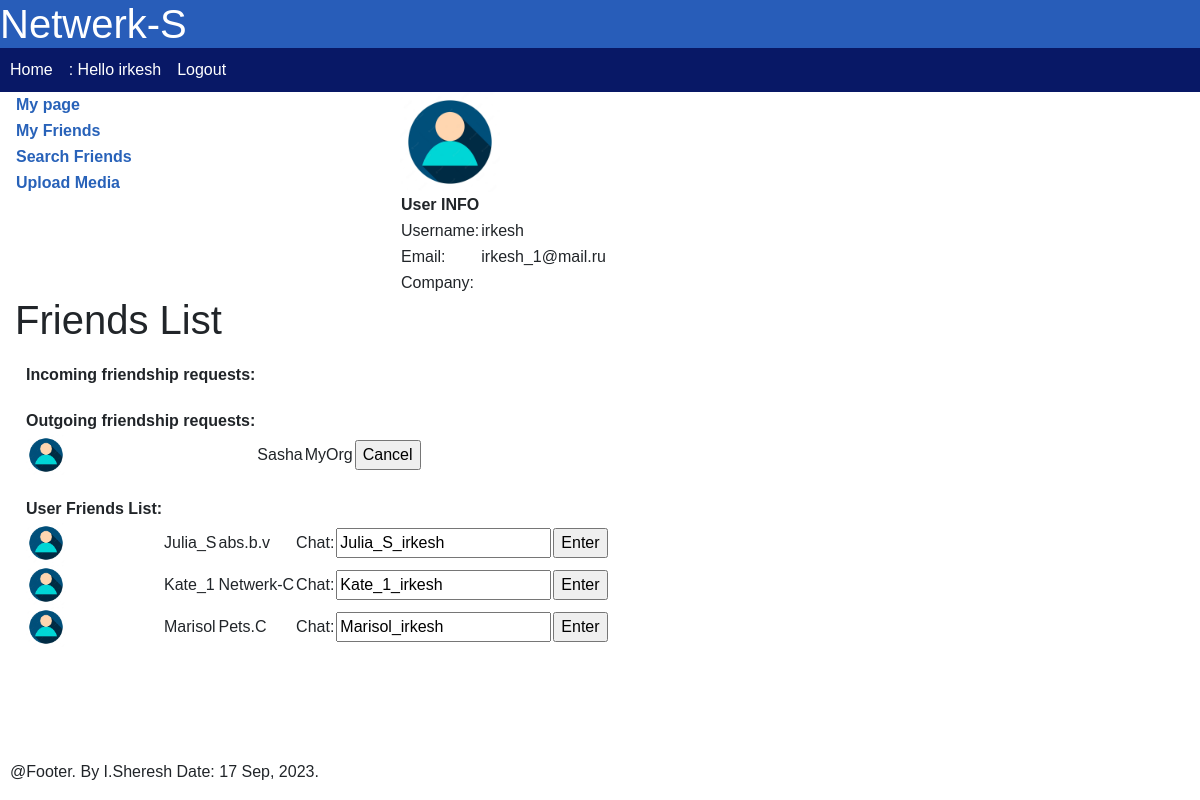
The page /list_friends/ (signed in) on the database as committed earlier.
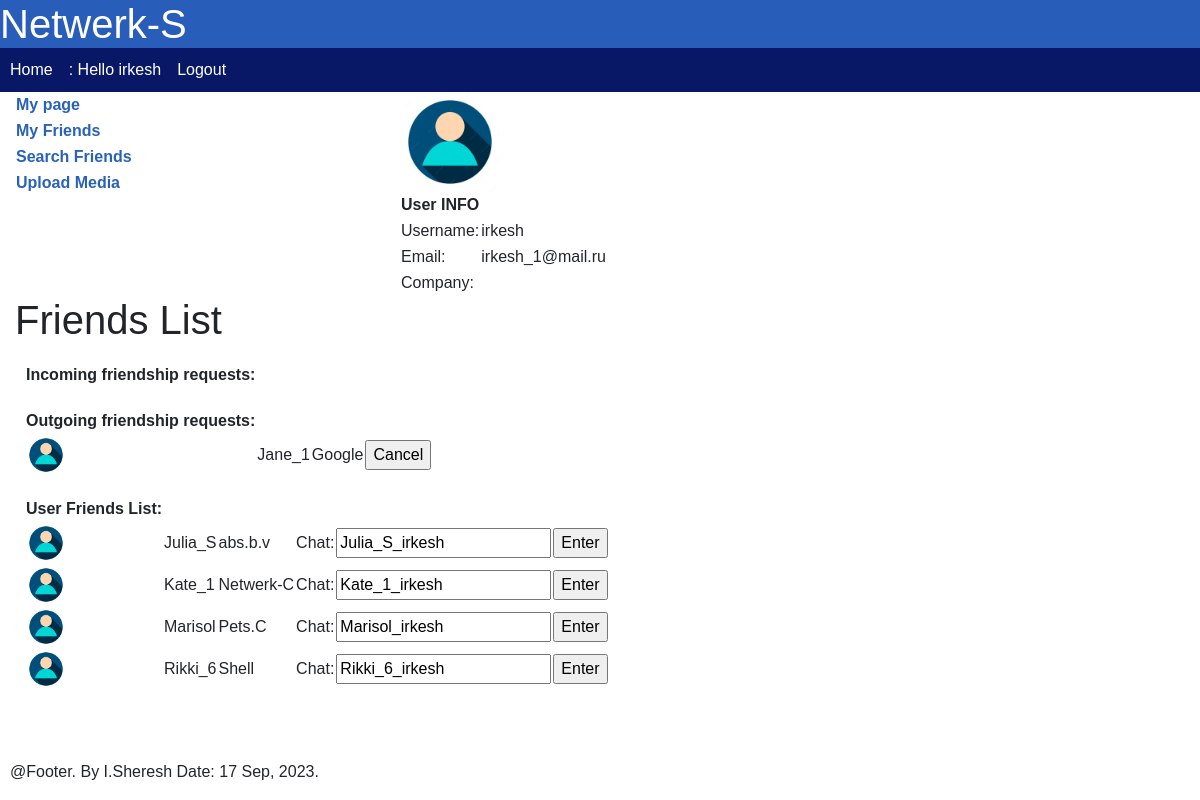
The same page on the database as committed later.
### social/models.py (models this page shows, shortened)
class AppUser(models.Model):
    user = models.OneToOneField(User, on_delete=models.CASCADE)
    bio = models.TextField(blank=True)
    profileimg = models.ImageField(upload_to='profile_images', default='blank-profile-picture.png')
    organisation = models.CharField(max_length=256, null=True, blank=True)
    location = models.CharField(max_length=100, blank=True)
    friends = models.ManyToManyField('self', blank=True, symmetrical=False)

### social/views.py (the view)
# urls.py: path('list_friends/', views.appFriendsList, name='list_friends'),
def appFriendsList(request):
    current_user_id = request.user.id
    friendships = Friendship.objects.filter(
        Q(sender_id=current_user_id, status__iexact="accepted") |
        Q(receiver_id=current_user_id, status__iexact="accepted")
    )
    accepted_other_user_ids = []
    for friendship in friendships:
        if friendship.sender_id != current_user_id:
            accepted_other_user_ids.append(friendship.sender_id)
        if friendship.receiver_id != current_user_id:
            accepted_other_user_ids.append(friendship.receiver_id)
    accepted_other_user_ids = list(set(accepted_other_user_ids))
    pending_friendship_invitations = Friendship.objects.filter(
        Q(receiver_id=current_user_id, status__iexact="pending")
    )
    pending_recieved_from_other_user_ids = []
    for pending_friendship_invitation in pending_friendship_invitations:
        pending_recieved_from_other_user_ids.append(pending_friendship_invitation.sender_id)
    pending_recieved_from_other_user_ids = list(set(pending_recieved_from_other_user_ids))
    pending_friendship_requests = Friendship.objects.filter(
        Q(sender_id=current_user_id, status__iexact="pending")
    )
    pending_requested_to_other_user_ids = []
    for pending_friendship_request in pending_friendship_requests:
        pending_requested_to_other_user_ids.append(pending_friendship_request.receiver_id)
    pending_requested_to_other_user_ids = list(set(pending_requested_to_other_user_ids))
    fiends_appUsers = AppUser.objects.filter(id__in=accepted_other_user_ids)
    current_user_id = request.user.id
    pending_friend_requests = AppUser.objects.filter(id__in=pending_requested_to_other_user_ids)
    pending_friend_invitations = AppUser.objects.filter(id__in=pending_recieved_from_other_user_ids)
    return render(request, 'social/list_friends.html', {'friends': fiends_appUsers, 'pending_friend_requests': pending_friend_requests, 'pending_friend_invitations': pending_friend_invitations})

### social/templatetags/my_tags.py (called while the page is built)
@register.simple_tag
def todays_date():
    return datetime.datetime.now().strftime("%d %b, %Y")

### social/templates/social/list_friends.html (shortened to what this page needs)
{% extends "./base.html" %}
{% load bootstrap4 %}
{% block content %}
<h1>Friends List </h1>
  {% if not pending_friend_invitations.empty %}
      <div class="friend-block">
      <table>
        <tr><th>Incoming friendship requests:</th></tr>
      </table>
    </div>
    {% endif %}
    {% if not pending_friend_requests.empty %}
    <div class="friend-block">
    <table>
      <tr><th>Outgoing friendship requests:</th></tr>
      {% for pending_friend in pending_friend_requests %}
      <tr>
          {% if pending_friend.user != user%}
          <td><img src="../static/media/user_placeholder.jpg" alt="Avatar" width="40px" height="40px"></td>
          <td>{{pending_friend.user.username}}</td>
          <td>{{pending_friend.organisation}}</td>
          <td>
            <form method="post" action="{% url 'cancel_friend_request' pending_friend.id %}">
                <input type="submit" value="Cancel">
            </form>
          </td>
          {%endif %}
      </tr>
      {% endfor %}
    </table>
  </div>
  {% endif %}
    {% if not friends.empty %}
  <div class="friend-block">
    <table>
      <tr><th>User Friends List:</th></tr>
      {% for friend in friends %}
      <tr>
          {% if friend.user != user%}
          <td><img src="../static/media/user_placeholder.jpg" alt="Avatar" width="40px" height="40px"></td>
          <td>{{friend.user.username}}</td>
          <td>{{friend.organisation}}</td>
          <td>Chat: </td>
          <td><input id="room-name-input" value= {{friend.user.username}}_{{user.username}}></td>
          <td><input id="room-name-submit" type="button" value="Enter"></td>
          {%endif %}
      </tr>
      {% endfor %}
    </table>
  </div>
    {% else %}
    <p>You have no friends to display.</p>
    {% endif %}
{% endblock %}

Rows that differ between the two databases and show on the page:
no longer on this page (row unchanged): AppUser: user.username "Sasha", organisation "MyOrg", shown under "Friends List"
now on this page (row unchanged): AppUser: user.username "Jane_1", organisation "Google", shown under "Friends List"
added AppUser: user.username "Rikki_6", organisation "Shell", user.username "Rikki_6_irkesh"
